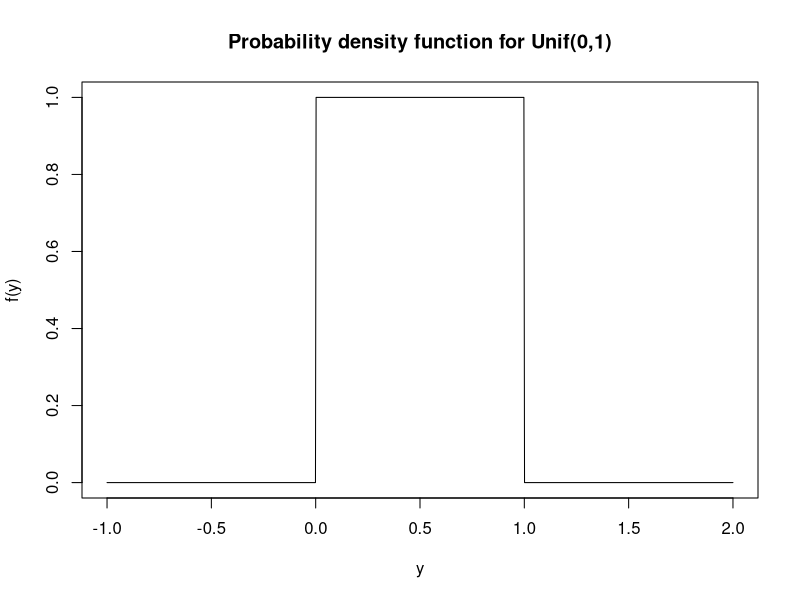
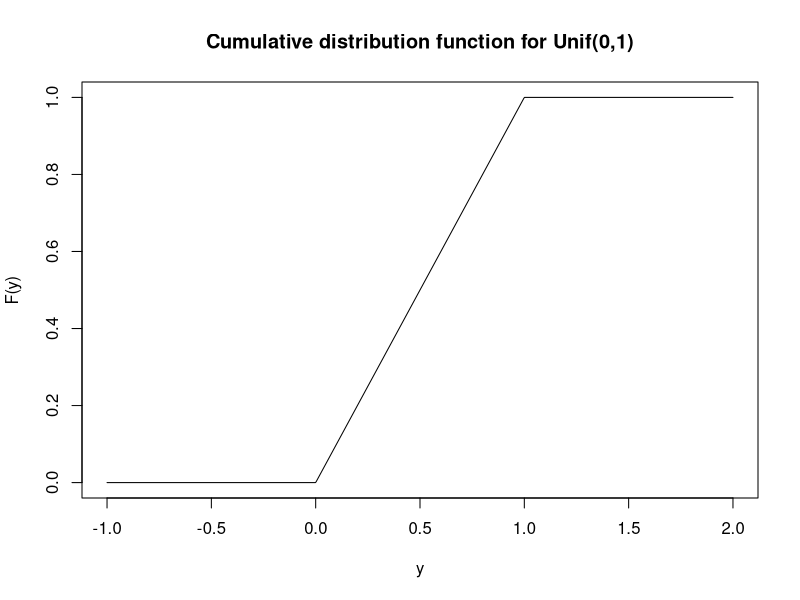
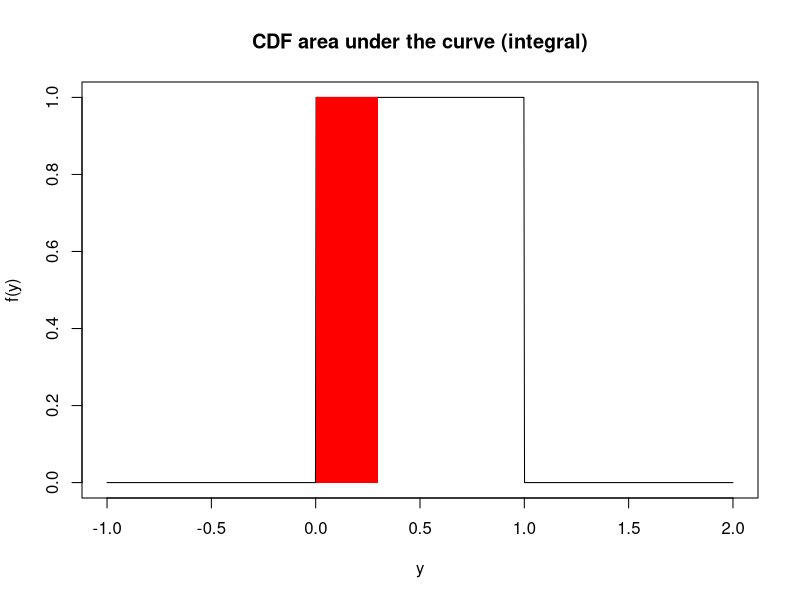
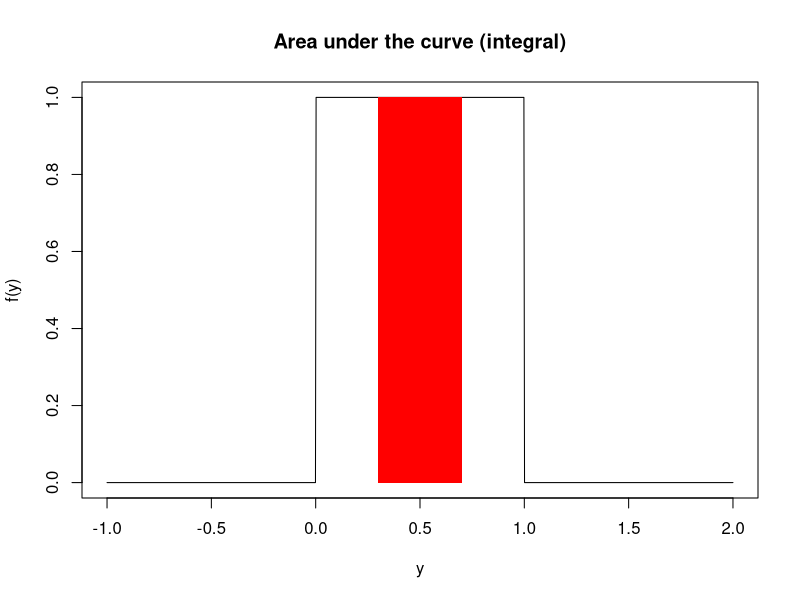
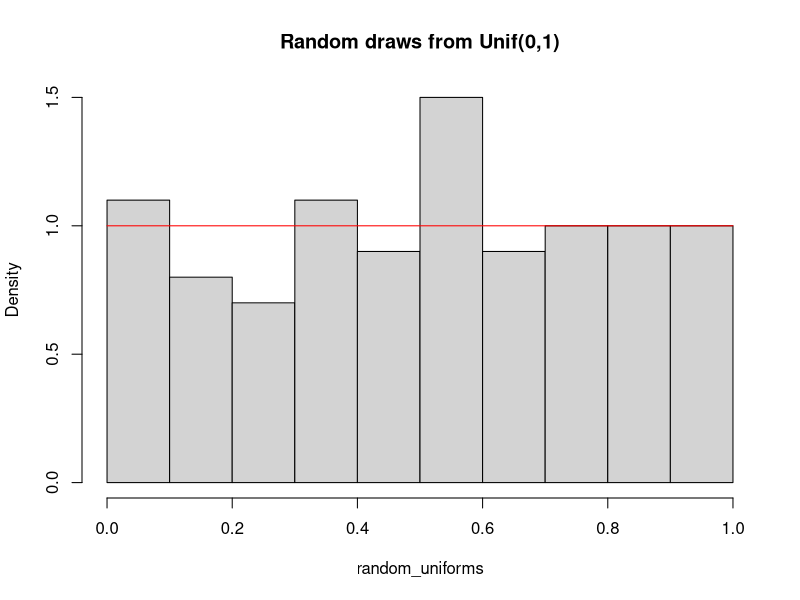
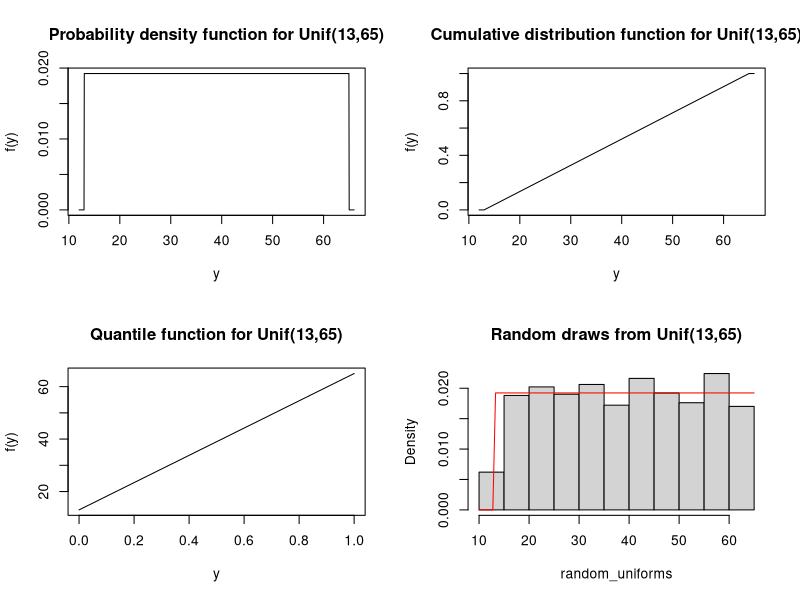
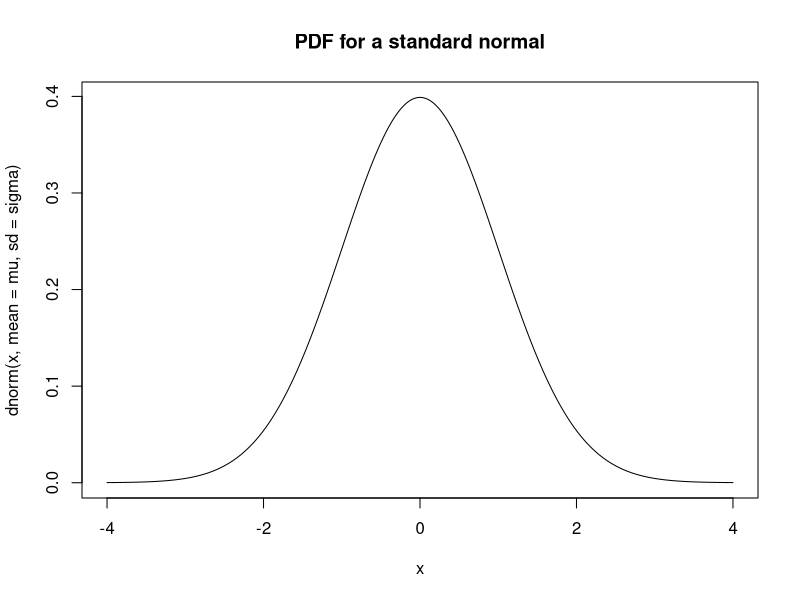
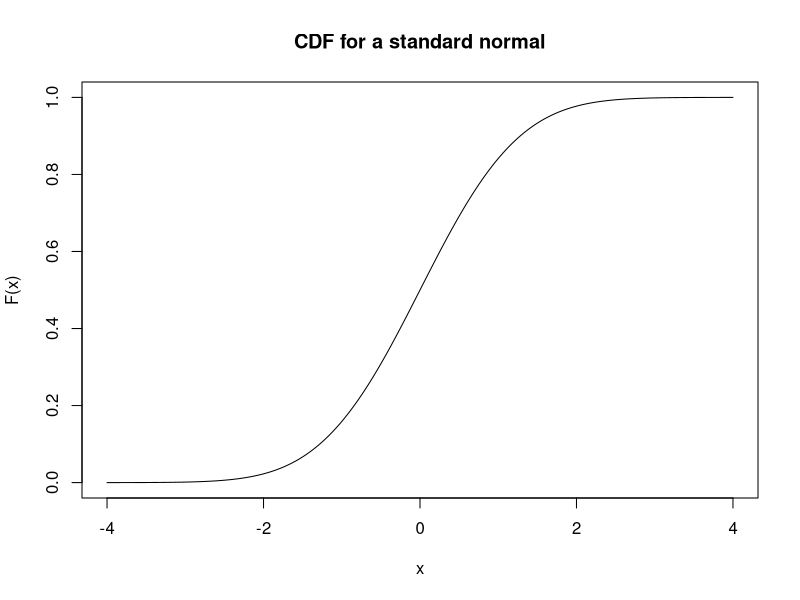

Source code (R) for these figures, in order:
## ---- chunk 1
a <- 0
b <- 1

# The curve function expects you to give a function of `x` and then it 
# (internally) creates a sequence of values from `from` and to `to` and creates
# plots similar to what we had before, but using a line rather than points.
curve(dunif(x, min = a, max = b), 
      from = -1, to = 2, n = 1001, 
      xlab='y', ylab='f(y)', 
      main='Probability density function for Unif(0,1)')
## ---- chunk 2
curve(punif(x, min = a, max = b), 
      from = -1, to = 2, n = 1001,
      xlab='y', ylab='F(y)', 
      main='Cumulative distribution function for Unif(0,1)')
## ---- chunk 3
# Visualize the CDF
curve(dunif(x, min = a, max = b), 
      from = -1, to = 2, n = 1001,
      xlab='y', ylab='f(y)', 
      main='CDF area under the curve (integral)')

U <- 0.3
x <- seq(-1, U, length = 1001)
polygon(c(x, rev(x)), 
          c(rep(0, length(x)), dunif(rev(x), min = a, max = b)),
          col = "red", lty = 0)

punif(U, min = a, max = b)
## ---- chunk 4
# Visualize area under the curve
curve(dunif(x, min = a, max = b), 
      from = -1, to = 2, n = 1001,
      xlab='y', ylab='f(y)', 
      main='Area under the curve (integral)')

L <- 0.3; U <- 0.7
x <- seq(L, U, length = 1001)
polygon(c(x, rev(x)), 
          c(rep(0, length(x)), dunif(rev(x), min = a, max = b)),
          col = "red", lty = 0)

punif(U, min = a, max = b) - punif(L, min = a, max = b)
## ---- chunk 5
random_uniforms <- runif(100, min = a, max = b)

hist(random_uniforms, 
     probability = TRUE, 
     main = "Random draws from Unif(0,1)")

curve(dunif(x, min = a, max = b), 
      add = TRUE, col="red")
## ---- chunk 6
a <- 13
b <- 65

opar = par(mfrow=c(2,2)) # Create a 2x2 grid of figures
curve(dunif(x, min = a, max = b), 
      from = a - 1, to = b + 1, n = 1001,
      xlab='y', ylab='f(y)', 
      main='Probability density function for Unif(13,65)')

curve(punif(x, min = a, max = b), 
      from = a - 1, to = b + 1, n = 1001,
      xlab='y', ylab='f(y)', 
      main='Cumulative distribution function for Unif(13,65)')

curve(qunif(x, min = a, max = b), 
      from = 0, to = 1,
      xlab='y', ylab='f(y)', 
      main='Quantile function for Unif(13,65)')

random_uniforms <- runif(999, min = a, max = b)

hist(random_uniforms, probability = TRUE, 
     main = "Random draws from Unif(13,65)")

curve(dunif(x, min = a, max = b), 
      add=TRUE, col="red")

par(opar) # Revert back to 1x1 grid
## ---- chunk 7
mu    <- 0
sigma <- 1 # standard deviation

curve(dnorm(x, mean = mu, sd = sigma), # notice the 3rd argument is the sd
      from = mu - 4*sigma, to = mu + 4*sigma, n = 1001,
      main = "PDF for a standard normal")
## ---- chunk 8
curve(pnorm(x, mean = mu, sd = sigma), 
      from = mu - 4*sigma, to = mu + 4*sigma, n = 1001,
      main = "CDF for a standard normal",
      ylab = "F(x)")
## ---- chunk 9
# Visualize the CDF
curve(dnorm(x, mean = mu, sd = sigma), 
      from = mu - 4*sigma, to = mu + 4*sigma, n = 1001,
      xlab='y', ylab='f(y)', 
      main='CDF area under the curve (integral)')

x <- seq(mu - 4*sigma, 0.3, length = 1001)
polygon(c(x, rev(x)), 
          c(rep(0, length(x)), dnorm(rev(x), mean = mu, sd = sigma)),
          col = "red", lty = 0)

pnorm(0.3, mean = mu, sd = sigma)
## ---- chunk 10
# Visualize area under the curve
curve(dnorm(x, mean = mu, sd = sigma), 
      from = mu - 4*sigma, to = mu + 4*sigma, n = 1001,
      xlab='y', ylab='f(y)', 
      main='Area under the curve (integral)')

L <- -0.2; U <- 0.3
x <- seq(L, U, length = 1001)
polygon(c(x, rev(x)), 
          c(rep(0, length(x)), dnorm(rev(x), mean = mu, sd = sigma)),
          col = "red", lty = 0)

pnorm(U, mean = mu, sd = sigma) - pnorm(L, mean = mu, sd = sigma)
## ---- chunk 11
curve(qnorm(x, mean = mu, sd = sigma),
      from = 0, to = 1, n = 1001, 
      main = "Quantile function for a standard normal")
## ---- chunk 12
draws <- rnorm(100, mean = mu, sd = sigma)
hist(draws, probability = TRUE)
curve(dnorm(x, mean = mu, sd = sigma), n = 1001, 
      add = TRUE, col = "red")
## ---- chunk 13
mu    <- -4
sigma <- sqrt(3) # standard deviation!!!

opar = par(mfrow=c(2,2))
curve(dnorm(x, mean = mu, sd = sigma), 
      from = mu-4*sigma, to = mu+4*sigma, n = 1001, 
      main = "PDF for a normal")

curve(pnorm(x, mean = mu, sd = sigma), 
      from = mu-4*sigma, to = mu+4*sigma, n = 1001,
      main = "CDF for a normal")

curve(qnorm(x, mean = mu, sd = sigma),
      from = 0, to = 1, n = 1001,
      main = "Quantile function for a normal")

draws <- rnorm(999, mean = mu, sd = sigma)

hist(draws, probability = TRUE)
curve(dnorm(x, mean = mu, sd = sigma), n = 1001,
      add = TRUE, col = "red")

par(opar)
## ---- chunk 14
# Try any values for mu and sigma
mu    <- 0
sigma <- 1

pnorm(mu + 1 * sigma, mean = mu, sd = sigma) - pnorm(mu - 1 * sigma, mean = mu, sd = sigma)
pnorm(mu + 2 * sigma, mean = mu, sd = sigma) - pnorm(mu - 2 * sigma, mean = mu, sd = sigma)
pnorm(mu + 3 * sigma, mean = mu, sd = sigma) - pnorm(mu - 3 * sigma, mean = mu, sd = sigma)
## ---- chunk 15
n <- 70
p <- 0.015

mn <- n*p # mean
vr <- n*p*(1-p)

dnorm(  0, mean = mn, sd = sqrt(vr)) # INCORRECT (this not even a probability)

pnorm(    0, mean = mn, sd = sqrt(vr)) # Approximate probability of 0 failures
1 - pnorm(3, mean = mn, sd = sqrt(vr)) # Approximate probability of 3 or more sensor failures
## ---- chunk 16
pnorm(    0 + 1/2, mean = mn, sd = sqrt(vr)) # Approximate probability of 0 failures
1 - pnorm(3 - 1/2, mean = mn, sd = sqrt(vr)) # Approximate probability of 3 or more sensor failures
